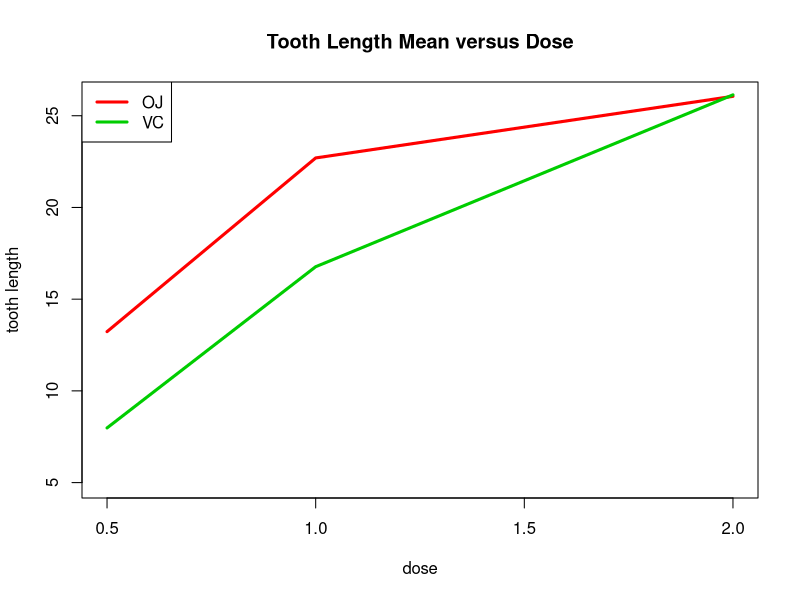

Write the R code that produced this figure.
## ---- chunk 1
data(ToothGrowth)       # load the 'ToothGrowth' dataset
dim(ToothGrowth)        # dimension of the data set
head(ToothGrowth)       # visualize the first rows
## ---- chunk 2
DF <- ToothGrowth
meanGrowth <- data.frame()
groups <- split(DF, list(DF$supp, DF$dose))
for (i in 1:length(groups)){
        row <- data.frame('len' = colMeans(groups[[i]][1]),
                          'supp'= groups[[i]][1,2],
                          'dose'= colMeans(groups[[i]][3]))
        meanGrowth <- rbind(meanGrowth, row)
        meanGrowth <- meanGrowth[order(meanGrowth$supp),]
        rownames(meanGrowth) <- NULL
}
## ---- chunk 3
meanGrowth
## ---- chunk 4
# Confidence interval for the mean difference between the two groups
# ("group 2 minus group 1").
g2 <- subset(ToothGrowth, supp == 'OJ')$len
g1 <- subset(ToothGrowth, supp == 'VC')$len
TTest <- t.test(g2, g1, paired = TRUE, var.equal = FALSE)
## ---- chunk 5
TTest$conf.int; TTest$statistic
## ---- chunk 6
par(mfrow=c(1,1))
graph <- function(x,y1, y2){
        plot(x,y1,type="l",lwd = 3,
             main = "Tooth Length Mean versus Dose", 
             ylim = c(5,26), xlab='dose', ylab='tooth length',
             col="red")
        lines(x,y2,col="green3",lwd = 3)
        legend("topleft", 
               legend = c("OJ" ,"VC"),
               lty=c(1,1),lwd=c(3,3),
               col = c("red" ,"green3"), cex=1)
}
## ---- chunk 7
x <- subset(meanGrowth, supp == 'VC')[['dose']]
y_OJ <- subset(meanGrowth, supp == 'OJ')[['len']]
y_VC <- subset(meanGrowth, supp == 'VC')[['len']]
graph(x,y_OJ,y_VC)
## ---- chunk 8
# Confidence interval for the mean difference between the two groups
# ("group 2 minus group 1").
dose_groups <- split(ToothGrowth, ToothGrowth$dose)
h1 <- subset(dose_groups[['0.5']], supp == 'VC')$len
h2 <- subset(dose_groups[['0.5']], supp == 'OJ')$len
hh1 <- subset(dose_groups[['1']], supp == 'VC')$len
hh2 <- subset(dose_groups[['1']], supp == 'OJ')$len
hhh1 <- subset(dose_groups[['2']], supp == 'VC')$len
hhh2 <- subset(dose_groups[['2']], supp == 'OJ')$len
TTest1 <- t.test(h2, h1, paired = TRUE, var.equal = FALSE)
TTest2 <- t.test(hh2, hh1, paired = TRUE, var.equal = FALSE)
TTest3 <- t.test(hhh2, hhh1, paired = TRUE, var.equal = FALSE)
## ---- chunk 9
TTest1$conf.int; TTest1$statistic 
TTest2$conf.int; TTest2$statistic
TTest3$conf.int; TTest3$statistic 
## ---- chunk 10
# create a data set "meanGrowth" that shows the mean tooth length
# for a given dose and a delivery method
DF <- ToothGrowth
meanGrowth <- data.frame()
groups <- split(DF, list(DF$supp, DF$dose))
for (i in 1:length(groups)){
        row <- data.frame('len' = colMeans(groups[[i]][1]),
                          'supp'= groups[[i]][1,2],
                          'dose'= colMeans(groups[[i]][3]))
        meanGrowth <- rbind(meanGrowth, row)
        meanGrowth <- meanGrowth[order(meanGrowth$supp),]
        rownames(meanGrowth) <- NULL
}
## ---- chunk 11
# Confidence interval for the mean difference between the two groups
g2 <- subset(ToothGrowth, supp == 'OJ')$len
g1 <- subset(ToothGrowth, supp == 'VC')$len
TTest <- t.test(g2, g1, paired = TRUE, var.equal = FALSE)
## ---- chunk 12
# the 'graph' function plots a single for two different groups 
par(mfrow=c(1,1))
graph <- function(x,y1, y2){
        plot(x,y1,type="l",lwd = 3,
             main = "Tooth Length Mean versus Dose", 
             ylim = c(5,26), xlab='dose', ylab='tooth length',
             col="red")
        lines(x,y2,col="green3",lwd = 3)
        legend("topleft", 
               legend = c("OJ" ,"VC"),
               lty=c(1,1),lwd=c(3,3),
               col = c("red" ,"green3"), cex=1)
}
## ---- chunk 13
# Confidence intervals for the mean difference between the two groups
# for a given dose.
dose_groups <- split(ToothGrowth, ToothGrowth$dose)
h1 <- subset(dose_groups[['0.5']], supp == 'VC')$len
h2 <- subset(dose_groups[['0.5']], supp == 'OJ')$len
hh1 <- subset(dose_groups[['1']], supp == 'VC')$len
hh2 <- subset(dose_groups[['1']], supp == 'OJ')$len
hhh1 <- subset(dose_groups[['2']], supp == 'VC')$len
hhh2 <- subset(dose_groups[['2']], supp == 'OJ')$len
TTest1 <- t.test(h2, h1, paired = TRUE, var.equal = FALSE)
TTest2 <- t.test(hh2, hh1, paired = TRUE, var.equal = FALSE)
TTest3 <- t.test(hhh2, hhh1, paired = TRUE, var.equal = FALSE)
